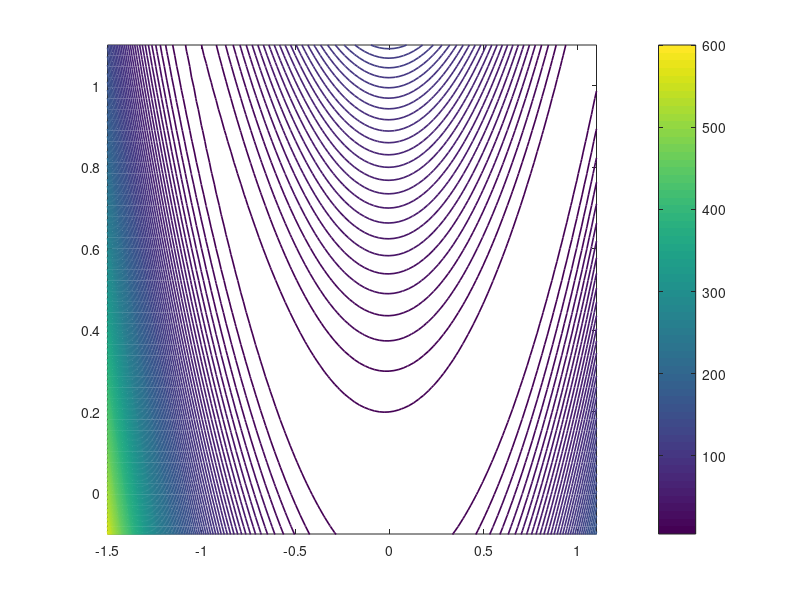

This figure's MATLAB source:
f = @(x,y) (1-x).^2 + 100*(y-x.^2).^2;
x = linspace(-1.5,1.1); y = linspace(-1.5,1.1);
[xx,yy] = meshgrid(x,y); ff = f(xx,yy);
levels = 5:5:600;
LW = 'linewidth'; FS = 'fontsize'; MS = 'markersize';
figure, contour(x,y,ff,levels,LW,1.2), colorbar
axis([-1.5 1.1 -0.1 1.1]), axis square, hold on